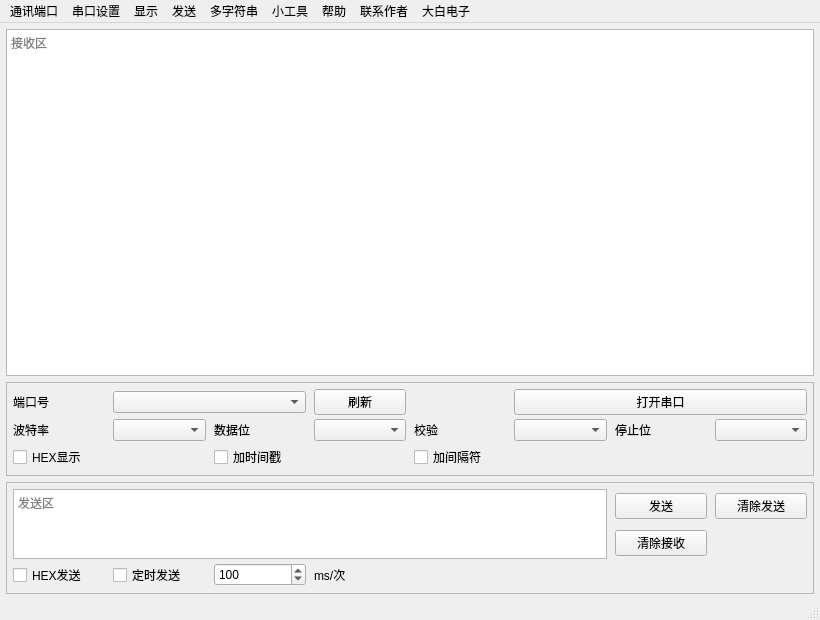
<?xml version="1.0" encoding="UTF-8"?>
<ui version="4.0">
 <class>MainWindow</class>
 <widget class="QMainWindow" name="MainWindow">
  <property name="geometry">
   <rect>
    <x>0</x>
    <y>0</y>
    <width>820</width>
    <height>620</height>
   </rect>
  </property>
  <property name="windowTitle">
   <string>串口/网络数据调试助手</string>
  </property>
  <widget class="QWidget" name="centralwidget">
   <layout class="QVBoxLayout" name="mainLayout">
    <property name="leftMargin">
     <number>6</number>
    </property>
    <property name="topMargin">
     <number>6</number>
    </property>
    <property name="rightMargin">
     <number>6</number>
    </property>
    <property name="bottomMargin">
     <number>4</number>
    </property>
    <property name="spacing">
     <number>6</number>
    </property>
    <item>
     <widget class="QTextEdit" name="recvTextEdit">
      <property name="readOnly">
       <bool>true</bool>
      </property>
      <property name="placeholderText">
       <string>接收区</string>
      </property>
     </widget>
    </item>
    <item>
     <widget class="QFrame" name="midPanel">
      <property name="frameShape">
       <enum>QFrame::StyledPanel</enum>
      </property>
      <layout class="QGridLayout" name="midLayout">
       <property name="leftMargin">
        <number>6</number>
       </property>
       <property name="topMargin">
        <number>6</number>
       </property>
       <property name="rightMargin">
        <number>6</number>
       </property>
       <property name="bottomMargin">
        <number>6</number>
       </property>
       <property name="horizontalSpacing">
        <number>8</number>
       </property>
       <property name="verticalSpacing">
        <number>4</number>
       </property>
       <item row="0" column="0">
        <widget class="QLabel" name="portLabel">
         <property name="text">
          <string>端口号</string>
         </property>
        </widget>
       </item>
       <item row="0" column="1" colspan="2">
        <widget class="QComboBox" name="portCombo"/>
       </item>
       <item row="0" column="3">
        <widget class="QPushButton" name="refreshButton">
         <property name="text">
          <string>刷新</string>
         </property>
        </widget>
       </item>
       <item row="0" column="5" colspan="3">
        <widget class="QPushButton" name="openButton">
         <property name="text">
          <string>打开串口</string>
         </property>
        </widget>
       </item>
       <item row="1" column="0">
        <widget class="QLabel" name="baudLabel">
         <property name="text">
          <string>波特率</string>
         </property>
        </widget>
       </item>
       <item row="1" column="1">
        <widget class="QComboBox" name="baudCombo"/>
       </item>
       <item row="1" column="2">
        <widget class="QLabel" name="dataBitsLabel">
         <property name="text">
          <string>数据位</string>
         </property>
        </widget>
       </item>
       <item row="1" column="3">
        <widget class="QComboBox" name="dataBitsCombo"/>
       </item>
       <item row="1" column="4">
        <widget class="QLabel" name="parityLabel">
         <property name="text">
          <string>校验</string>
         </property>
        </widget>
       </item>
       <item row="1" column="5">
        <widget class="QComboBox" name="parityCombo"/>
       </item>
       <item row="1" column="6">
        <widget class="QLabel" name="stopBitsLabel">
         <property name="text">
          <string>停止位</string>
         </property>
        </widget>
       </item>
       <item row="1" column="7">
        <widget class="QComboBox" name="stopBitsCombo"/>
       </item>
       <item row="2" column="0" colspan="2">
        <widget class="QCheckBox" name="hexDisplayCheck">
         <property name="text">
          <string>HEX显示</string>
         </property>
        </widget>
       </item>
       <item row="2" column="2" colspan="2">
        <widget class="QCheckBox" name="tsDisplayCheck">
         <property name="text">
          <string>加时间戳</string>
         </property>
        </widget>
       </item>
       <item row="2" column="4" colspan="2">
        <widget class="QCheckBox" name="splitDisplayCheck">
         <property name="text">
          <string>加间隔符</string>
         </property>
        </widget>
       </item>
      </layout>
     </widget>
    </item>
    <item>
     <widget class="QFrame" name="sendPanel">
      <property name="frameShape">
       <enum>QFrame::StyledPanel</enum>
      </property>
      <layout class="QGridLayout" name="sendLayout">
       <property name="leftMargin">
        <number>6</number>
       </property>
       <property name="topMargin">
        <number>6</number>
       </property>
       <property name="rightMargin">
        <number>6</number>
       </property>
       <property name="bottomMargin">
        <number>6</number>
       </property>
       <property name="horizontalSpacing">
        <number>8</number>
       </property>
       <property name="verticalSpacing">
        <number>4</number>
       </property>
       <item row="0" column="0" rowspan="2" colspan="6">
        <widget class="QTextEdit" name="sendTextEdit">
         <property name="placeholderText">
          <string>发送区</string>
         </property>
         <property name="minimumHeight">
          <number>90</number>
         </property>
         <property name="maximumHeight">
          <number>90</number>
         </property>
        </widget>
       </item>
       <item row="0" column="6">
        <widget class="QPushButton" name="sendButton">
         <property name="text">
          <string>发送</string>
         </property>
        </widget>
       </item>
       <item row="1" column="6">
        <widget class="QPushButton" name="clearRecvButton">
         <property name="text">
          <string>清除接收</string>
         </property>
        </widget>
       </item>
       <item row="0" column="7">
        <widget class="QPushButton" name="clearSendButton">
         <property name="text">
          <string>清除发送</string>
         </property>
        </widget>
       </item>
       <item row="2" column="0">
        <widget class="QCheckBox" name="hexSendCheck">
         <property name="text">
          <string>HEX发送</string>
         </property>
        </widget>
       </item>
       <item row="2" column="1">
        <widget class="QCheckBox" name="timedSendCheck">
         <property name="text">
          <string>定时发送</string>
         </property>
        </widget>
       </item>
       <item row="2" column="2">
        <widget class="QSpinBox" name="intervalSpin">
         <property name="minimum">
          <number>10</number>
         </property>
         <property name="maximum">
          <number>10000</number>
         </property>
         <property name="value">
          <number>100</number>
         </property>
        </widget>
       </item>
       <item row="2" column="3">
        <widget class="QLabel" name="intervalLabel">
         <property name="text">
          <string>ms/次</string>
         </property>
        </widget>
       </item>
      </layout>
     </widget>
    </item>
   </layout>
  </widget>
  <widget class="QMenuBar" name="menubar">
   <property name="geometry">
    <rect>
     <x>0</x>
     <y>0</y>
     <width>820</width>
     <height>22</height>
    </rect>
   </property>
   <widget class="QMenu" name="menuComm">
    <property name="title">
     <string>通讯端口</string>
    </property>
   </widget>
   <widget class="QMenu" name="menuSerial">
    <property name="title">
     <string>串口设置</string>
    </property>
   </widget>
   <widget class="QMenu" name="menuDisplay">
    <property name="title">
     <string>显示</string>
    </property>
   </widget>
   <widget class="QMenu" name="menuSend">
    <property name="title">
     <string>发送</string>
    </property>
   </widget>
   <widget class="QMenu" name="menuMulti">
    <property name="title">
     <string>多字符串</string>
    </property>
   </widget>
   <widget class="QMenu" name="menuTools">
    <property name="title">
     <string>小工具</string>
    </property>
   </widget>
   <widget class="QMenu" name="menuHelp">
    <property name="title">
     <string>帮助</string>
    </property>
   </widget>
   <widget class="QMenu" name="menuContact">
    <property name="title">
     <string>联系作者</string>
    </property>
   </widget>
   <widget class="QMenu" name="menuSite">
    <property name="title">
     <string>大白电子</string>
    </property>
   </widget>
   <addaction name="menuComm"/>
   <addaction name="menuSerial"/>
   <addaction name="menuDisplay"/>
   <addaction name="menuSend"/>
   <addaction name="menuMulti"/>
   <addaction name="menuTools"/>
   <addaction name="menuHelp"/>
   <addaction name="menuContact"/>
   <addaction name="menuSite"/>
  </widget>
  <widget class="QStatusBar" name="statusbar"/>
 </widget>
 <resources/>
 <connections/>
</ui>
